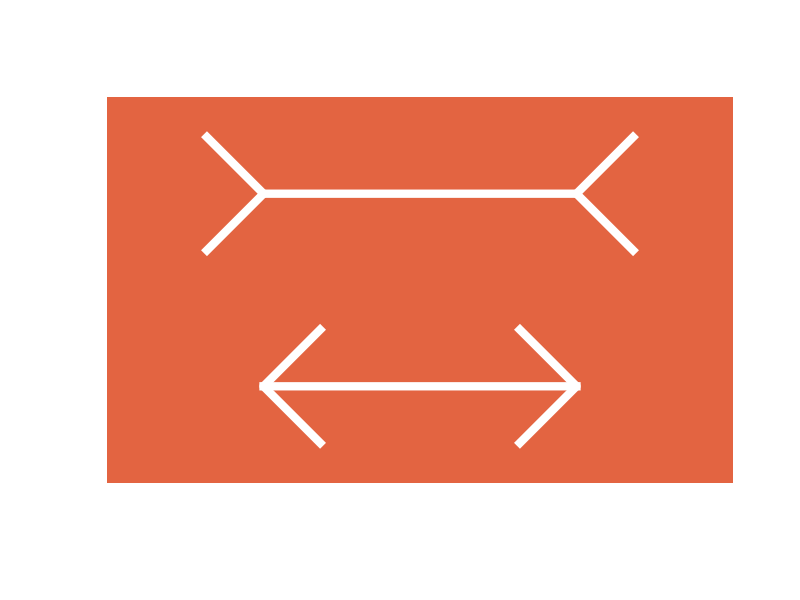
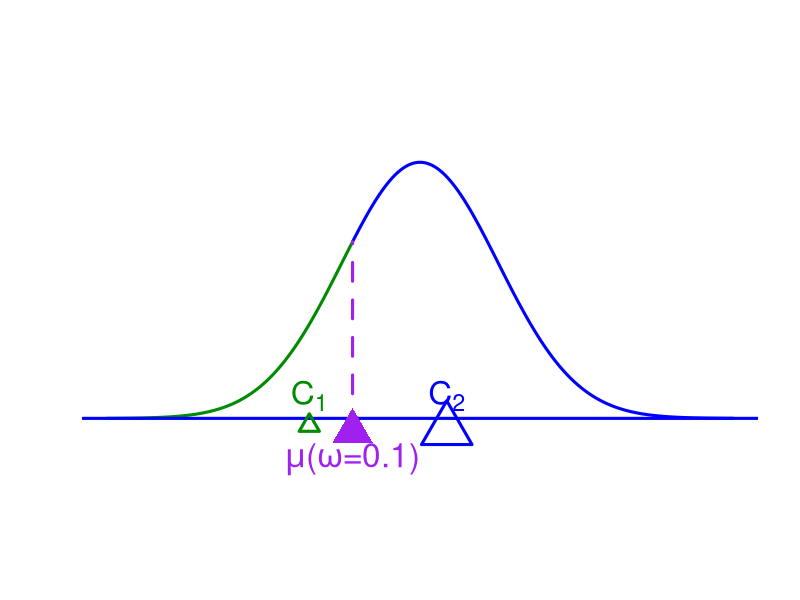
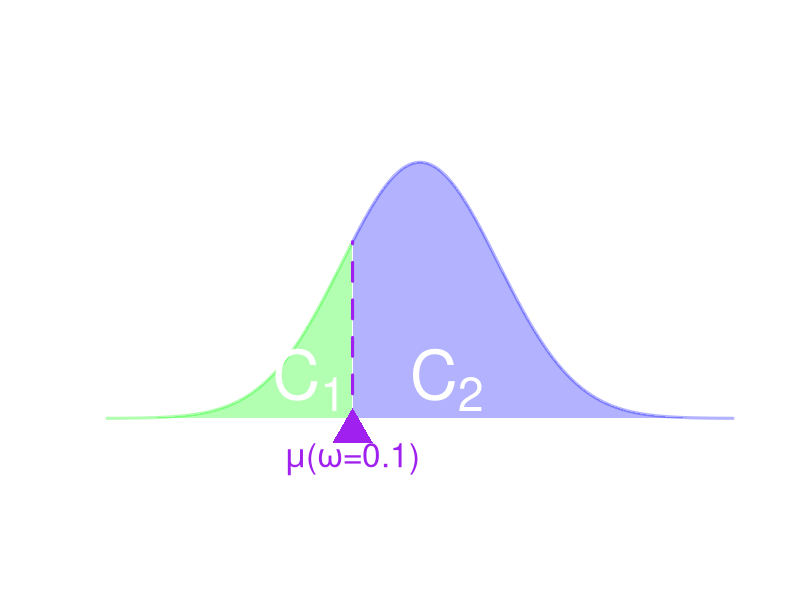
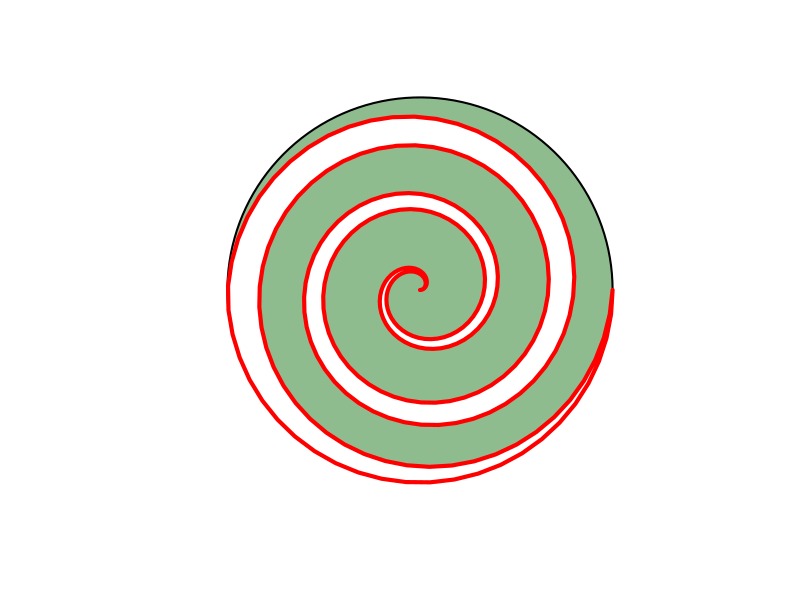
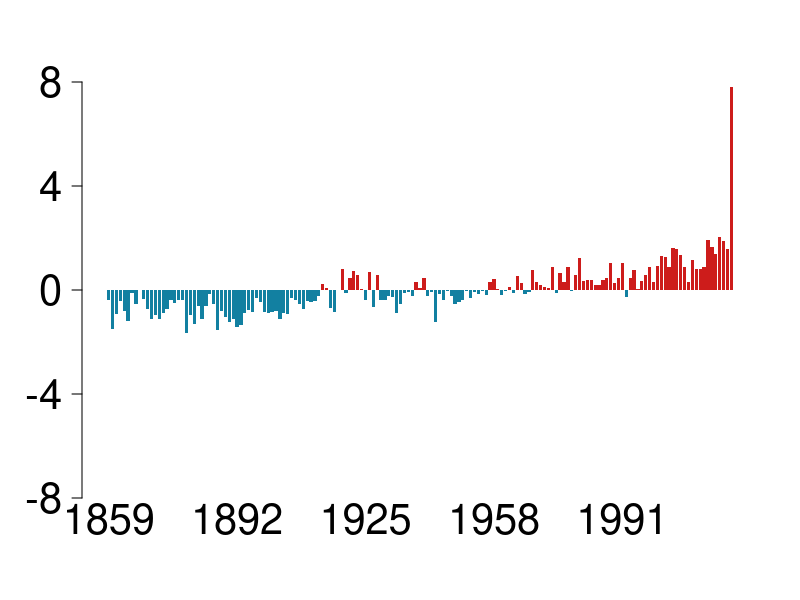
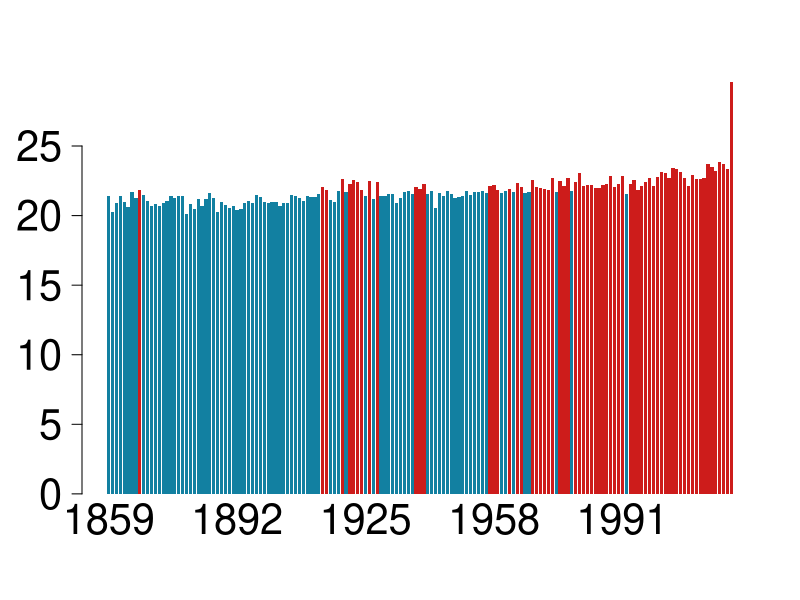

Write the R code that produced these figures, in order.
## ---- chunk 1
knitr::opts_chunk$set(echo = TRUE)
## ---- chunk 2

#jpeg(file="Q1Answer.jpg") 

x0 <- c(1, 3)
y0 <- c(1, 1)

x1 <- c(1, 3)
y1 <- c(3, 3)

plot(NULL, xlim = c(0, 4), ylim= c(0, 4), type = "l", axes=FALSE, frame.plot=FALSE, ann=FALSE)
rect(0, 0, 4, 4, col = rgb(red = 227/255, green = 100/255, blue = 65/255), border = NA)


arrows(x1[2], y1[2], x1=x1[1], y1=y1[1], lwd=8, length = .8, col='white', angle = 135, code = 3, lend = 2, xpd = TRUE)
arrows(x0[2], y0[2], x1=x0[1], y1=y0[1], lwd=8, length = .8, col='white', angle = 45, code = 3, lend = 2, xpd = TRUE)

#dev.off()
## ---- chunk 3

#pdf(file="Q2aAnswer.pdf")

x <- seq(-4, 4, length = 1000)

xplot <- x[x < -0.862]
yplot <- dnorm(xplot, mean = 0, sd = 1)

plot(xplot, yplot, type = "l", col = "green4", lwd = 3, axes = FALSE, frame.plot = FALSE, ann = FALSE, ylim = c(-.1, .5), xlim = c(-4, 4))

xline <- x[x >= -0.862]
yline <- dnorm(xline, mean = 0, sd = 1)

lines(x = xline, y = yline, col = "blue", lwd = 3)


meanOmega <- dnorm(-0.862, mean = 0, sd = 1)

abline(h = 0, col = "blue", lwd = 3)
lines(x = c(-.862, -.862), y =c(-.02, meanOmega), col = "purple", lty="6666", lwd = 3)

points(x = -.862, y = -.02, pch = 17, col = "purple", cex = 4)
text(x =  -.862, y = -.03, labels = expression(paste(mu, "(", omega,"=", "0.1)")), col = "purple", pos = 1, cex=2)

points(x = -1.415, y = -.011, pch = 2, col = "green4", cex = 2, lwd = 3)
text(x =  -1.415, y = -.004, labels = expression('C'[1]), col = "green4", pos = 3, cex=2)

points(x = 0.342, y = -.018, pch = 2, col = "blue", cex = 5, lwd = 3)
text(x =  0.342, y = -.004, labels = expression('C'[2]), col = "blue", pos = 3, cex=2)

#dev.off()

## ---- chunk 4

#pdf(file="Q2bAnswer.pdf")

# sequence for generating Bell graph
x <- seq(-4, 4, length = 1000)

# line ploting of elements below -0.0862
xplot <- x[x < -0.862]
yplot <- dnorm(xplot, mean = 0, sd = 1)
plot(xplot, yplot, type = "l", col=rgb(0, 1, 0, .3), lwd = 3, axes = FALSE, frame.plot = FALSE, ann = FALSE, ylim = c(-.1, .5), xlim = c(-4, 4))

# Ploygon filling of area below -0.862
m <- length(xplot)                         
x.poly <- c(xplot, xplot[m], xplot[1])        # Adjoin two x-coordinates
y.poly <- c(yplot, 0, 0)                      # .. and the corresponding y-coordinates
polygon(x.poly, y.poly, col=rgb(0, 1, 0, .3), border=NA)

# line plotting of elements above or equal to -0.862 
xline <- x[x >= -0.862]
yline <- dnorm(xline, mean = 0, sd = 1)
lines(x = xline, y = yline, col = rgb(0, 0, 1, .3), lwd = 3)

# Ploygon filling of elements above or equal to -0.862
m <- length(xline)                         
x.poly <- c(xline, xline[m], xline[1])        # Adjoin two x-coordinates
y.poly <- c(yline, 0, 0)                      # .. and the corresponding y-coordinates
polygon(x.poly, y.poly, col=rgb(0, 0, 1, .3), border=NA)

# Partitioning line
meanOmega <- dnorm(-0.862, mean = 0, sd = 1)
lines(x = c(-.862, -.862), y =c(-.02, meanOmega), col = "purple", lty="6666", lwd = 3)

#plotting and text
points(x = -.862, y = -.02, pch = 17, col = "purple", cex = 4)
text(x =  -.862, y = -.03, labels = expression(paste(mu, "(", omega,"=", "0.1)")), col = "purple", pos = 1, cex=2)
text(x =  -1.415, y = -.004, labels = expression('C'[1]), col = "white", pos = 3, cex=4)
text(x =  0.342, y = -.004, labels = expression('C'[2]), col = "white", pos = 3, cex=4)

#dev.off()
## ---- chunk 5

#pdf(file="Q3Answer.pdf")

plot.new()
plot.window(xlim = c(-2, 2), ylim = c(-2, 2), asp = 1)

theta0 <- seq(0, 2 * pi, length = 150)

x <- 2 * cos(theta0) 
y <- 2 * sin(theta0)

polygon(x, y, col = "darkseagreen" , border = "black", lwd = 2)

theta <- seq(0, 6*pi, length = 150)

# four curves in circle
spiralCurve <- 1/(3*pi)

r1 <- spiralCurve * theta
r2 <- (spiralCurve + .021) * theta

x1 <- r1 * cos(theta) 
y1 <- r1 * sin(theta)

x2 <- r2 * cos(theta)
y2 <- r2 * sin(theta)

# verification of distance that should not exceed 2 units
for (i in 1:150) {
  if(sqrt((x2[i]^2) + (y2[i]^2)) > 2) {
    x2[i] <- 2 * cos(theta[i])
    y2[i] <- 2 * sin(theta[i])
  }
}

lines(x1, y1, col = "red", type = 'l')
lines(x2, y2, col = "red", type = 'l')

polygon(c(x1, rev(x2)), c(y1, rev(y2)), col = "white", border = "red", lwd = 4)

#dev.off()

## ---- chunk 6

bbcData <- read.csv('IDCJAC0002-066062-Data12edited.csv')

bbcData$ComputedMean <- round(rowMeans(bbcData[,4:16], na.rm = TRUE), 2)

result <- any(bbcData$ComputedMean != bbcData$Annual)
if(is.na(result)) {
  'Some values are Not Available.'
} else if (result) {
  'Data has Integrity Issue'
} else {
  'No problem with data.'
}

## ---- chunk 7
png(file="Q4bAnswer.png")

bbcData$meandiff <- round(bbcData$ComputedMean - mean(bbcData$ComputedMean), 2)

bbcData$color <- ifelse(bbcData$meandiff > 0, 1, 0)
bbcData$positive <- ifelse(bbcData$meandiff > 0, bbcData$meandiff, 0)
bbcData$negitive <- ifelse(bbcData$meandiff < 0, bbcData$meandiff, 0)

mat <- matrix(bbcData$positive, nrow = 1, dimnames = list(c(), bbcData$Year))
mat <- rbind(mat, bbcData$negitive)


barplot(
  height = mat,
  col = c('#cd1c1b','#1280a1'),
  las = 1,
  border = NA, 
  names.arg = colnames(mat),
  ylim = c(-8, 8),
  main = "Australia has been getting warmer",
  #mtext = "",
  sub = "Note: Average is calculated from 1961-1990 data",
  adj = 0,
  cex.main = 3,
  cex.names = 2.5,
  cex.axis = 2.5,
  yaxp = c(8, -8, 4),
  ann = FALSE
)

dev.off()

## ---- chunk 8
png(file="Q4cAnswer.png")

bbcData$total <- round(rowSums(bbcData[,4:16], na.rm = TRUE), 2)

bbcData$positive <- ifelse(bbcData$ComputedMean > mean(bbcData$ComputedMean), bbcData$ComputedMean, 0)
bbcData$negitive <- ifelse(bbcData$ComputedMean < mean(bbcData$ComputedMean), bbcData$ComputedMean, 0)

mat <- matrix(bbcData$positive, nrow = 1, dimnames = list(c(), bbcData$Year))
mat <- rbind(mat, bbcData$negitive)


barplot(
  height = mat,
  col = c('#cd1c1b','#1280a1'),
  las = 1,
  border = NA, 
  names.arg = colnames(mat),
  #ylim = c(-8, 8),
  main = "Australia has been getting warmer",
  #mtext = "",
  sub = "Note: Average is calculated from 1961-1990 data",
  adj = 0,
  cex.main = 3,
  cex.names = 2.5,
  cex.axis = 2.5,
  #yaxp = c(8, -8, 4),
  ann = FALSE
)

dev.off()

## ---- chunk 9

model <- lm(ComputedMean~Year, data = bbcData)

predict(model, data.frame(Year = 2030), interval="prediction")

'Fitted Model is 23.16196, lower limit is 21.7637 and upper limit is 24.56021'

## ---- chunk 10




